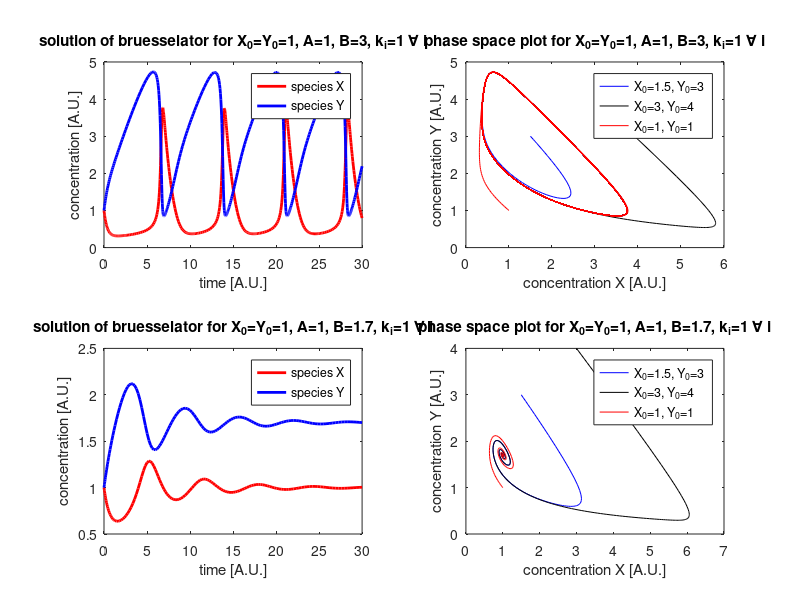

Source code (MATLAB):
function bruesselator_time()
clear;
% timestep
DeltaT=0.1;
% reaction constants
k1=1;
k2=1;
k3=1;
k4=1;
% initial concentrations
X0=1;
Y0=1;
% constant concentrations
A=1;
B=3;
 

 
figure(1)
subplot(2,2,1)
options = odeset('RelTol',1e-4,'AbsTol',[1e-4 1e-4]);
f=@(t,y) bruesselator(t,y,k1,k2,k3,k4,A,B);
[T,Y] = ode45(f,[0 30],[X0 Y0],options);

plot (T,Y(:,1),'r-', 'LineWidth',2)
hold on
plot(T,Y(:,2),'b-', 'LineWidth',2)
hold off
xlabel('time [A.U.]');
ylabel('concentration [A.U.]');
legend('species X', 'species Y');
title('solution of bruesselator for X_0=Y_0=1, A=1, B=3, k_i=1 \forall i');

subplot(2,2,2)
[T,Y] = ode45(f,[0 200],[1 1],options);
[T,Y1] = ode45(f,[0 200],[1.5 3],options);
[T,Y2] = ode45(f,[0 200],[3 4],options);
plot(Y1(:,1),Y1(:,2), 'b-');
hold on
plot(Y2(:,1),Y2(:,2), 'k-');
plot(Y(:,1),Y(:,2), 'r-');
hold off
legend('X_0=1.5, Y_0=3', 'X_0=3, Y_0=4', 'X_0=1, Y_0=1')
xlabel('concentration X [A.U.]');
ylabel('concentration Y [A.U.]');
title('phase space plot for X_0=Y_0=1, A=1, B=3, k_i=1 \forall i');



A=1;
B=1.7;



subplot(2,2,3)
options = odeset('RelTol',1e-4,'AbsTol',[1e-4 1e-4]);
f=@(t,y) bruesselator(t,y,k1,k2,k3,k4,A,B);
[T,Y] = ode45(f,[0 30],[X0 Y0],options);

plot (T,Y(:,1),'r-', 'LineWidth',2)
hold on
plot(T,Y(:,2),'b-', 'LineWidth',2)
hold off
xlabel('time [A.U.]');
ylabel('concentration [A.U.]');
legend('species X', 'species Y');
title('solution of bruesselator for X_0=Y_0=1, A=1, B=1.7, k_i=1 \forall i');

subplot(2,2,4)
[T,Y] = ode45(f,[0 200],[1 1],options);
[T,Y1] = ode45(f,[0 200],[1.5 3],options);
[T,Y2] = ode45(f,[0 200],[3 4],options);
plot(Y1(:,1),Y1(:,2), 'b-');
hold on
plot(Y2(:,1),Y2(:,2), 'k-');
plot(Y(:,1),Y(:,2), 'r-');
hold off
legend('X_0=1.5, Y_0=3', 'X_0=3, Y_0=4', 'X_0=1, Y_0=1')
xlabel('concentration X [A.U.]');
ylabel('concentration Y [A.U.]');
title('phase space plot for X_0=Y_0=1, A=1, B=1.7, k_i=1 \forall i');

end




function dy = bruesselator(t,y,k1,k2,k3,k4,A,B)
    dy = zeros(2,1);    % a column vector
    dy(1) = k1*A - k2*B*y(1) + k3*y(1)*y(1)*y(2) - k4*y(1);
    dy(2) = k2*B*y(1) -k3*y(1)*y(1)*y(2);
end